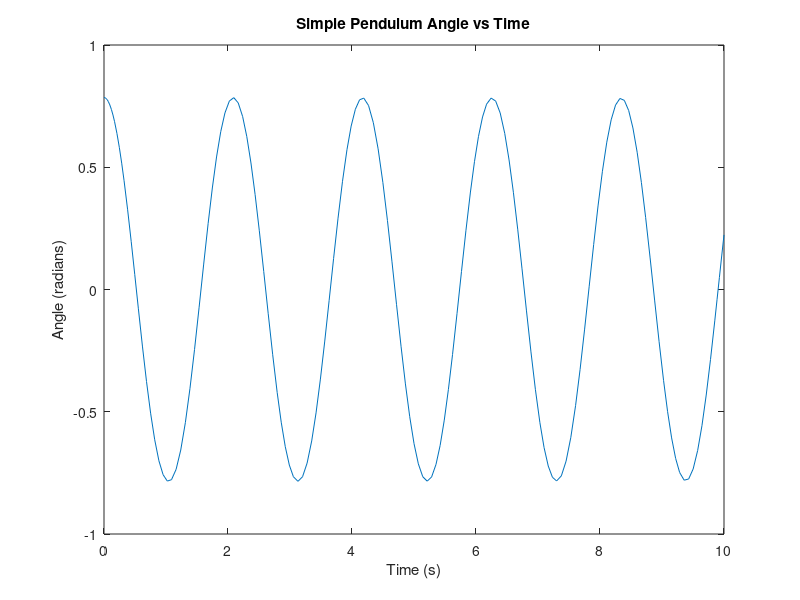
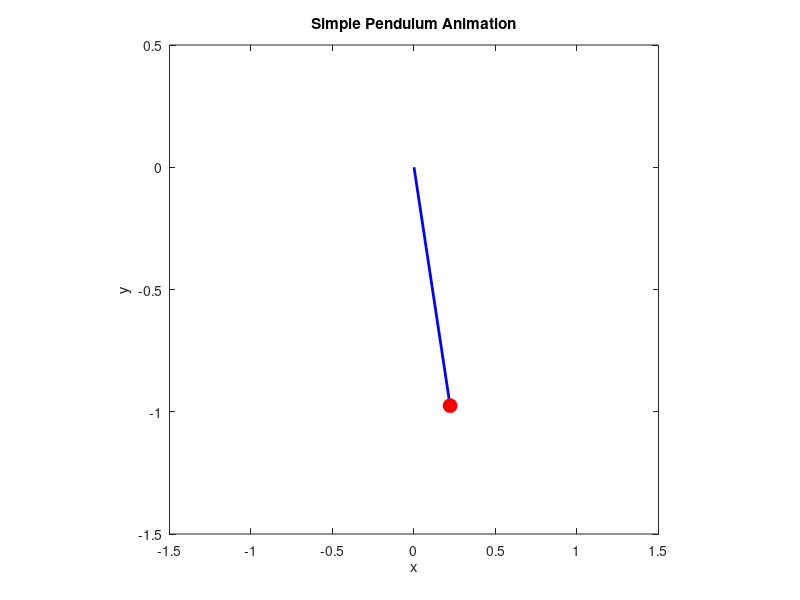

Here is the MATLAB script that generated these plots, in order:
% Parameters
g = 9.81; % (m/s^2)
L = 1; % length of the pendulum (m)
theta0 = pi/4;   % initial angle (radians)
omega0 = 0;     % initial angular velocity (rad/s)
tspan = [0 10];   % time span for simulation (s)


System_equation  = @(t, y) [y(2); -g/L*sin(y(1))];

%  to Solve the differential equations
[t, sol] = ode45(System_equation, tspan, [theta0 omega0]);

theta = sol(:, 1);
omega = sol(:, 2);

%  finally Plot the results
figure;
plot(t, theta, '-');
xlabel('Time (s)');
ylabel('Angle (radians)');
title('Simple Pendulum Angle vs Time');

% Animation of the pendulum
figure;
for i = 1:length(t)
    x = L*sin(theta(i));
    y = -L*cos(theta(i));
    plot([0 x], [0 y], 'b', 'LineWidth', 2);
    hold on;
    plot(x, y, 'ro', 'MarkerSize', 10, 'MarkerFaceColor', 'r');
    hold off;
    axis([-1.5*L 1.5*L -1.5*L 0.5*L]);
    axis square;
    xlabel('x');
    ylabel('y');
    title('Simple Pendulum Animation');
    pause(0.0);
end
